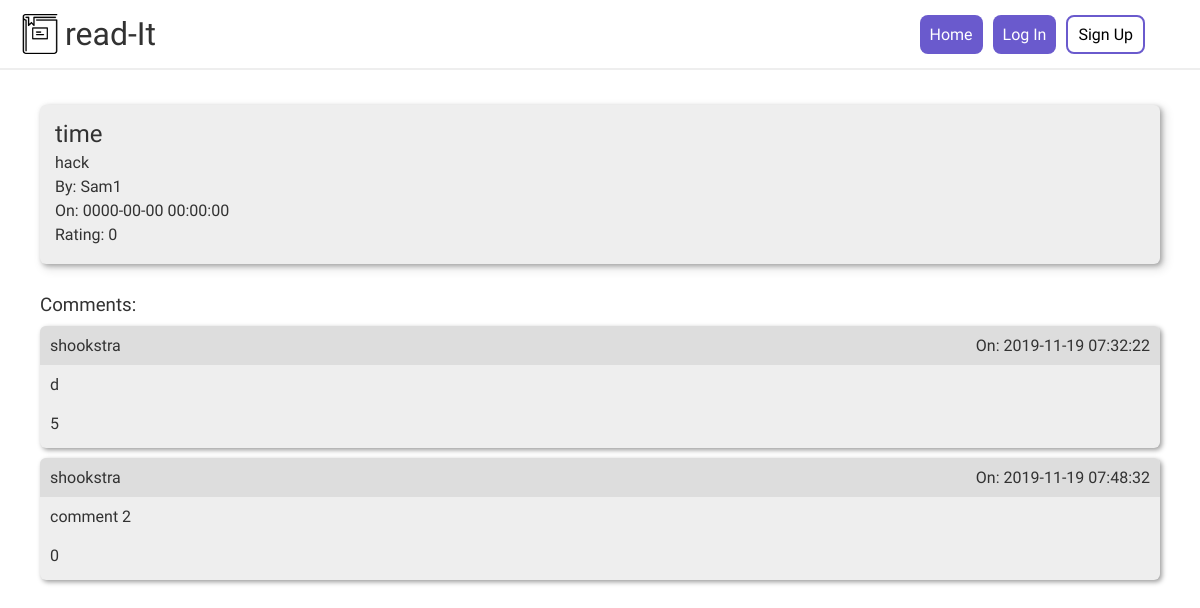
Page /subredditController.php?action=viewPost&postID=21 on the earlier database version.
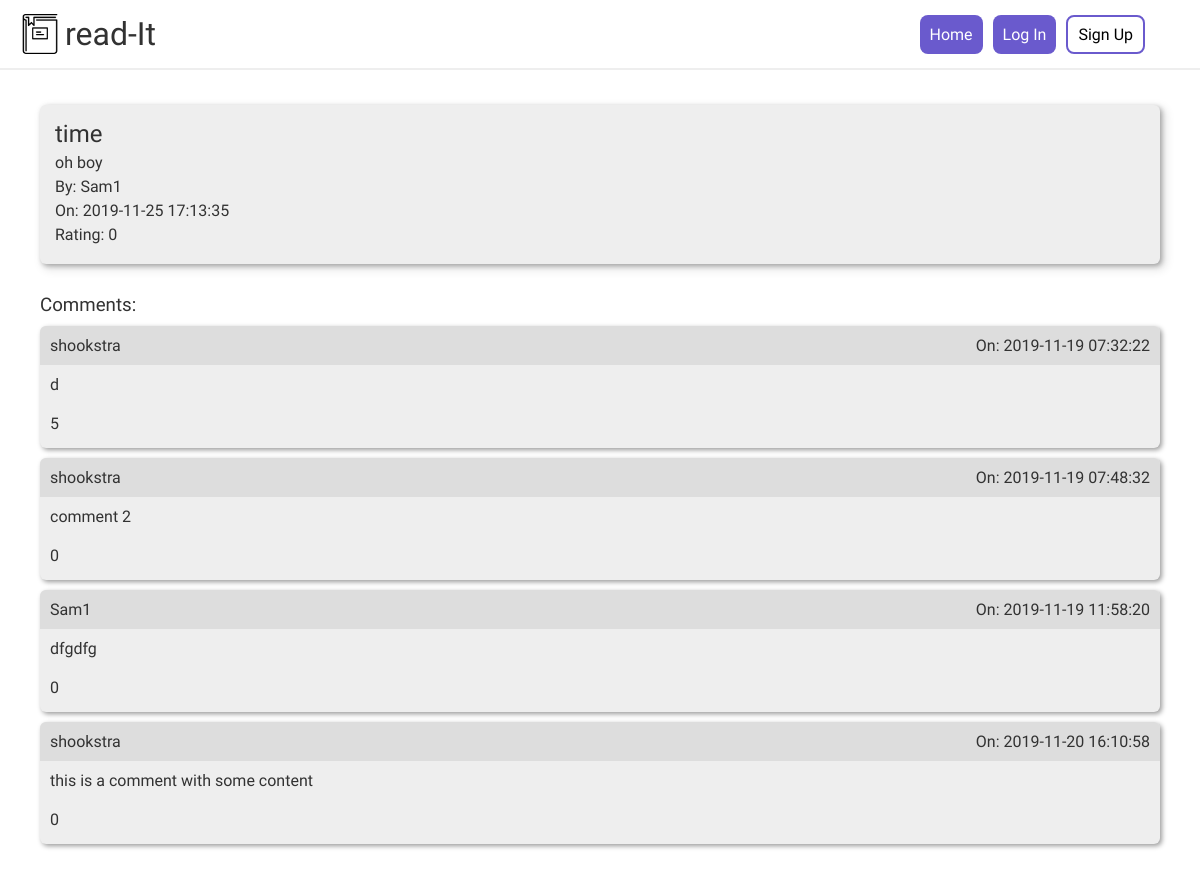
Same page on the later database version.
### tables this page shows
CREATE TABLE `posts` (
  `postID` int(11) NOT NULL,
  `subredditID` int(11) NOT NULL,
  `userID` int(11) NOT NULL,
  `postTitle` varchar(64) NOT NULL,
  `postContent` varchar(1500) NOT NULL,
  `postTime` datetime NOT NULL DEFAULT CURRENT_TIMESTAMP,
  `rating` int(11) NOT NULL DEFAULT '0'
);

CREATE TABLE `comments` (
  `commentID` int(11) NOT NULL,
  `userID` int(11) NOT NULL,
  `postID` int(11) NOT NULL,
  `subredditID` int(11) NOT NULL,
  `commentContent` varchar(500) NOT NULL,
  `commentTime` timestamp NOT NULL DEFAULT CURRENT_TIMESTAMP,
  `rating` int(11) NOT NULL DEFAULT '0'
);

### models/post/postDA.php (called while the page is built, shortened)
<?php
require_once 'models/post/post.php';
class postDA
{
    public static function get_post($postID)
    {
        $db = Database::getDB();
        $queryPost = 'SELECT * FROM posts where postID = :postID';
        $statement = $db->prepare($queryPost);
        $statement->bindValue(':postID', $postID);
        $statement->execute();
        $rows = $statement->fetchAll();
        foreach ($rows as $value) {
            $post = new post($value['postID'], $value['subredditID'], $value['userID'], $value['postTitle'], $value['postContent'], $value['postTime'], $value['rating']);
        }
        return $post;
    }
}

### models/post/post.php (called while the page is built, shortened)
<?php
class post
{
    private $postID, $subredditID, $userID, $postTitle, $postContent, $postTime, $rating;
    public function __construct($postID, $subredditID, $userID, $postTitle, $postContent, $postTime, $rating)
    {
        $this->postTitle = $postTitle;
        $this->postContent = $postContent;
        $this->postTime = $postTime;
        $this->rating = $rating;
    }
    public function getPostTitle()
    {
        return $this->postTitle;
    }
    public function getPostContent()
    {
        return $this->postContent;
    }
    public function getPostTime()
    {
        return $this->postTime;
    }
    public function getRating()
    {
        return $this->rating;
    }
}

### models/userDA.php (called while the page is built, shortened)
<?php
require_once('models/database.php');
require_once('models/user.php');
class userDA
{
    public static function get_all()
    {
        $db = Database::getDB();
        $queryUsers = 'SELECT * FROM users';
        $statement = $db->prepare($queryUsers);
        $statement->execute();
        $rows = $statement->fetchAll();
        foreach ($rows as $value) {
            $user = new user($value['userID'], $value['username'], $value['email'], $value['password']);
            $users[] = $user;
        }
        return $users;
    }
    public static function getUserByID($userID)
    {
        $db = Database::getDB();
        $queryUser = 'SELECT * FROM users where userID = :userID';
        $statement = $db->prepare($queryUser);
        $statement->bindValue(':userID', $userID);
        $statement->execute();
        $rows = $statement->fetchAll();
        foreach ($rows as $value) {
            $user = new user($value['userID'], $value['username'], $value['email'], $value['password']);
        }
        return $user;
    }
}

### models/user.php (called while the page is built, shortened)
<?php
class user
{
    private $userID, $username, $email, $password;
    public function __construct($userID, $username, $email, $password)
    {
        $this->username = $username;
    }
    public function getUsername()
    {
        return $this->username;
    }
}

### models/comment/commentDA.php (called while the page is built, shortened)
<?php
require_once 'models/comment/comment.php';
class CommentDA
{
    public static function get_comments_by_postID($postID)
    {
        $db = Database::getDB();
        $query = 'SELECT * FROM comments WHERE postID LIKE :postID';
        $statement = $db->prepare($query);
        $statement->bindValue(':postID', $postID);
        $statement->execute();
        $rows = $statement->fetchAll();
        $comments = [];
        foreach ($rows as $value) {
            $comment = new Comment($value['commentID'], $value['userID'], $value['postID'], $value['subredditID'], $value['commentContent'], $value['commentTime'], $value['rating']);
            array_push($comments, $comment);
        }
        return $comments;
    }
}

### models/comment/comment.php (called while the page is built, shortened)
<?php
class Comment
{
    private $commentID, $userID, $postID, $subredditID, $commentContent, $commentTime, $rating;
    public function __construct($commentID, $userID, $postID, $subredditID, $commentContent, $commentTime, $rating)
    {
        $this->commentContent = $commentContent;
        $this->commentTime = $commentTime;
        $this->rating = $rating;
    }
    public function getCommentContent()
    {
        return $this->commentContent;
    }
    public function getCommentTime()
    {
        return $this->commentTime;
    }
    public function getRating()
    {
        return $this->rating;
    }
}

### views/viewPost.php (the view, shortened to what the changed rows need)
<?php
include_once("views/components/header.php");
include_once("models/comment/Comment.php"); ?>
<body>
    <?php include_once("views/components/nav.php"); ?>
    <div class="container">
        <div class="container-main">
            <div class="post" style="margin-bottom: 30px">
                <div class="post-content">
                    <h2><?php echo htmlspecialchars($post->getPostTitle()) ?></h2>
                    <p><?php echo htmlspecialchars($post->getPostContent()) ?></p>
                    <p><?php echo 'By: ' . htmlspecialchars(userDA::getUserByID($post->getUserID())->getUsername()) ?></p>
                    <p><?php echo 'On: ' . htmlspecialchars($post->getPostTime()) ?></p>
                    <p><?php echo 'Rating: ' . htmlspecialchars($post->getRating()) ?></p>
                </div>
            </div>
            <h3 style="margin-bottom: 10px">Comments: </h3>
            <?php foreach ($comments as $comment) : ?>
                <div class="comment">
                    <div class="comment-title">
                        <p><?php echo htmlspecialchars(userDA::getUserByID($comment->getUserID())->getUsername()); ?></p>
                        <p><?php echo 'On: ' . htmlspecialchars($comment->getCommentTime()); ?></p>
                    </div>
                    <div class="comment-content">
                        <p><?php echo htmlspecialchars($comment->getCommentContent()); ?></p>
                        <div class="rating-section">
                            <p><?php echo htmlspecialchars($comment->getRating()); ?></p>
                        </div>
                    </div>
                </div>
            <?php endforeach ?>
        </div>
</body>

Differences in the rows shown:
changed posts "time": postContent "hack" → "oh boy"; postTime "0000-00-00 00:00:00" → "2019-11-25 17:13:35"
added comments: Username "Sam1", commentTime "2019-11-19 11:58:20", commentContent "dfgdfg", rating "0"
added comments: Username "shookstra", commentTime "2019-11-20 16:10:58", commentContent "this is a comment with some content", rating "0"
